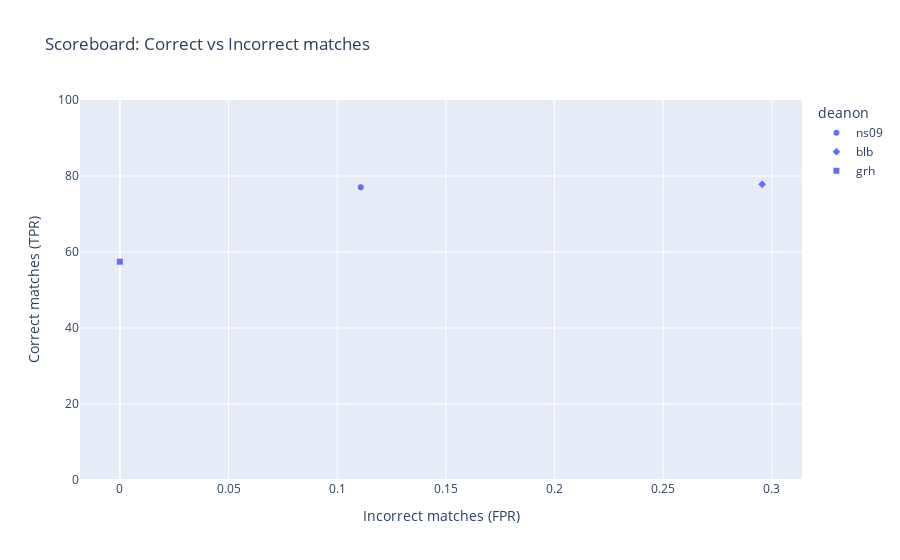

Notebook cell for this chart:
### Code cell
fig = px.scatter(df, x='FPR', y='TPR', 
    symbol='deanon', 
    range_y=[0,100],
    labels={
        "FPR": "Incorrect matches (FPR)",
        "TPR": "Correct matches (TPR)",
    },
    title="Scoreboard: Correct vs Incorrect matches")
fig.show()

### Figure 1 — Plotly figure (JSON) as saved in the notebook; plotly's stock layout.template omitted (floating-point values rounded to 4 significant figures)
{"data": [{"hovertemplate": "deanon=ns09<br>Incorrect matches (FPR)=%{x}<br>Correct matches (TPR)=%{y}<extra></extra>", "legendgroup": "ns09", "marker": {"color": "#636efa", "symbol": "circle"}, "mode": "markers", "name": "ns09", "orientation": "v", "showlegend": true, "type": "scatter", "x": [0.1108], "xaxis": "x", "y": [77.02], "yaxis": "y"}, {"hovertemplate": "deanon=blb<br>Incorrect matches (FPR)=%{x}<br>Correct matches (TPR)=%{y}<extra></extra>", "legendgroup": "blb", "marker": {"color": "#636efa", "symbol": "diamond"}, "mode": "markers", "name": "blb", "orientation": "v", "showlegend": true, "type": "scatter", "x": [0.2955], "xaxis": "x", "y": [77.8], "yaxis": "y"}, {"hovertemplate": "deanon=grh<br>Incorrect matches (FPR)=%{x}<br>Correct matches (TPR)=%{y}<extra></extra>", "legendgroup": "grh", "marker": {"color": "#636efa", "symbol": "square"}, "mode": "markers", "name": "grh", "orientation": "v", "showlegend": true, "type": "scatter", "x": [0], "xaxis": "x", "y": [57.44], "yaxis": "y"}], "layout": {"legend": {"title": {"text": "deanon"}, "tracegroupgap": 0}, "title": {"text": "Scoreboard: Correct vs Incorrect matches"}, "xaxis": {"anchor": "y", "domain": [0, 1], "title": {"text": "Incorrect matches (FPR)"}}, "yaxis": {"anchor": "x", "domain": [0, 1], "range": [0, 100], "title": {"text": "Correct matches (TPR)"}}}}
